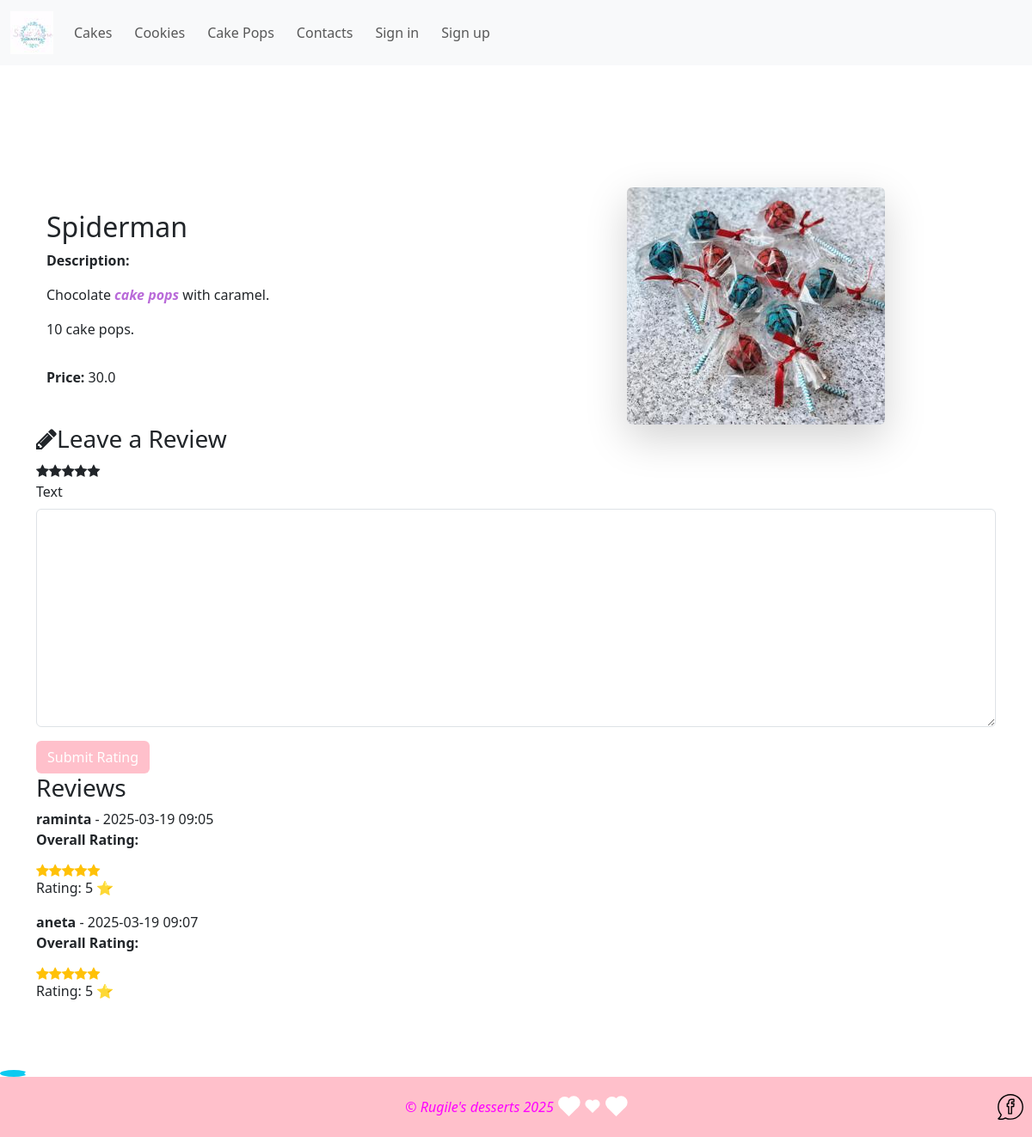
The app's page /cake_pops/2/ with its own data.
### desserts/models.py (models this page shows, shortened)
class Product(models.Model):
    category = models.ForeignKey(
        Category, on_delete=models.CASCADE, blank=True, null=True
    )
    options = models.ManyToManyField(Option, blank=True)
    name = models.CharField(max_length=200, blank=True, null=True)
    description = HTMLField("Description", max_length=4096, default="")
    price = models.FloatField(blank=False, null=False)
    image = models.ImageField(upload_to="products", blank=True, null=True)
    class Meta:
        verbose_name = "Product"
        verbose_name_plural = "Products"

class ProductRating(models.Model):
    product = models.ForeignKey(
        Product, on_delete=models.CASCADE, null=True, blank=True, related_name="ratings"
    )
    score = models.IntegerField(
        default=0, validators=[MaxValueValidator(5), MinValueValidator(0)]
    )
    author = models.ForeignKey(
        User,
        on_delete=models.RESTRICT,
        null=False,
        blank=True,
    )
    date = models.DateTimeField(auto_now_add=True)
    text = models.TextField(null=False, blank=True, max_length=2000)

### my_auth/models.py (models this page shows, shortened)
class User(AbstractUser):
    email = models.EmailField(unique=True, null=False, blank=False)
    USERNAME_FIELD = "email"
    REQUIRED_FIELDS = ["username"]

### desserts/views.py (the view)
# urls.py: path("cake_pops/<int:pk>/", views.CakePopsDetailView.as_view(), name="cake_pops_details"),
class CakePopsDetailView(generic.DetailView):
    template_name = "desserts/cake_pops_details.html"
    model = Product
    context_object_name = "cake_pops"
    def get_context_data(self, **kwargs):
        context = super().get_context_data(**kwargs)
        context["form"] = ProductRatingForm()
        context["image_url"] = self.object.image.url if self.object.image else None
        context["average_rating"] = self.object.ratings.aggregate(Avg("score"))["score__avg"] or 0
        return context

### desserts/forms.py
class ProductRatingForm(ModelForm):
    class Meta:
        model = ProductRating
        fields = ["product", "text", "author", "score"]
        widgets = {
            "score": forms.RadioSelect(choices=REVIEW_CHOICES),
            "author": HiddenInput(),
            "product": HiddenInput()
        }

### desserts/templates/desserts/cake_pops_details.html (shortened to what this page needs)
{% extends "desserts/base.html" %}
{% load static %}
{% load crispy_forms_tags %}
{% block content %}
<div class="container mt-5">
    <div class="row">
        <div class="col-md-6 d-flex flex-column justify-content-center">
            <h2>{{ cake_pops.name }}</h2>
            <p><strong>Description: </strong>{{ cake_pops.description|safe }}</p>
            <p><strong>Price: </strong>{{ cake_pops.price }}</p>
        </div>
        <div class="col-md-6 text-center">
            {% if cake_pops.image %}
                <img src="{{ cake_pops.image.url }}" class="img-fluid rounded shadow-lg" alt="{{ cake_pops.name }}">
            {% else %}
                <img src="{% static 'desserts/img/default1.jpg' %}" class="img-fluid rounded shadow-lg" alt="No Image Available">
            {% endif %}
        </div>
    </div>
</div>
{% include "desserts/ratings.html" with product=cake_pops form=form average_rating=average_rating %}
{% endblock content %}

### desserts/templates/desserts/ratings.html (shortened to what this page needs)
{% load crispy_forms_tags %}
                <div class="comment-form clearfix">
    <h3><i class="fa fa-pencil"></i>Leave a Review</h3>
    <form method="post" action="{% url 'rate_product' product.id %}">
                     <div class="rating-group">
            <div class="stars-container">
                <label class="rating__label" for="rating_5"><i class="rating__icon fa fa-star"></i></label>
                <label class="rating__label" for="rating_4"><i class="rating__icon fa fa-star"></i></label>
                <label class="rating__label" for="rating_3"><i class="rating__icon fa fa-star"></i></label>
                <label class="rating__label" for="rating_2"><i class="rating__icon fa fa-star"></i></label>
                <label class="rating__label" for="rating_1"><i class="rating__icon fa fa-star"></i></label>
            </div>
        </div>
        {{ form.text|as_crispy_field }}
        <button type="submit" class="btn btn-pink">Submit Rating</button>
    </form>
</div>
<h3>Reviews</h3>
{% for rating in product.ratings.all %}
<div class="review-box">
    <strong>{{ rating.author.username }}</strong> - {{ rating.date|date:"Y-m-d H:i" }}
    <p><strong>Overall Rating:</strong></p>
    <div class="stars-container">
        {% for i in "12345" %}
        {% if forloop.counter <= average_rating %}
        <i class="fa fa-star text-warning"></i>
        {% else %}
        <i class="fa fa-star text-muted"></i>
        {% endif %}
        {% endfor %}
    </div>
    <p>Rating: {{ rating.score }} ⭐</p>
</div>
{% empty %}
<p>No reviews yet.</p>
{% endfor %}

### desserts/static/desserts/css/main.css (style rules this page uses)
html, body { height: 100%; margin: 0; display: flex; flex-direction: column; }
.stars-container { display: flex; justify-content: flex-start; }
.rating__label { cursor: pointer; }
.btn-pink { background-color: #FFC0CB !important; color: white !important; border: 2px solid #FF69B4; padding: 10px 20px; border-radius: 5px; font-size: 16px; cursor: pointer; transition: background-color 0.3s ease-in-out; }

### records on screen
Product: name "Spiderman", description "Chocolate cake pops with caramel. 10 cake pops.", price "30.0", image (picture)
ProductRating: author.username "raminta", date "2025-03-19 09:05", score "5"
ProductRating: author.username "aneta", date "2025-03-19 09:07", score "5"
